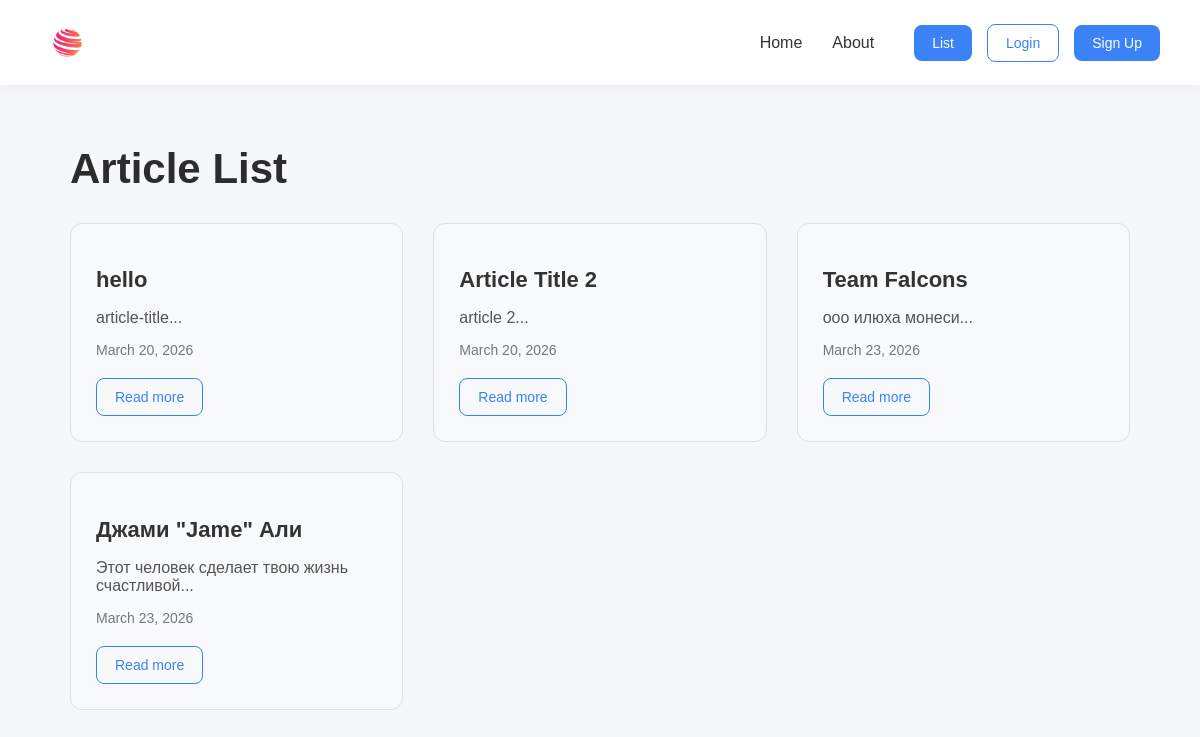
The app's page /, older data.
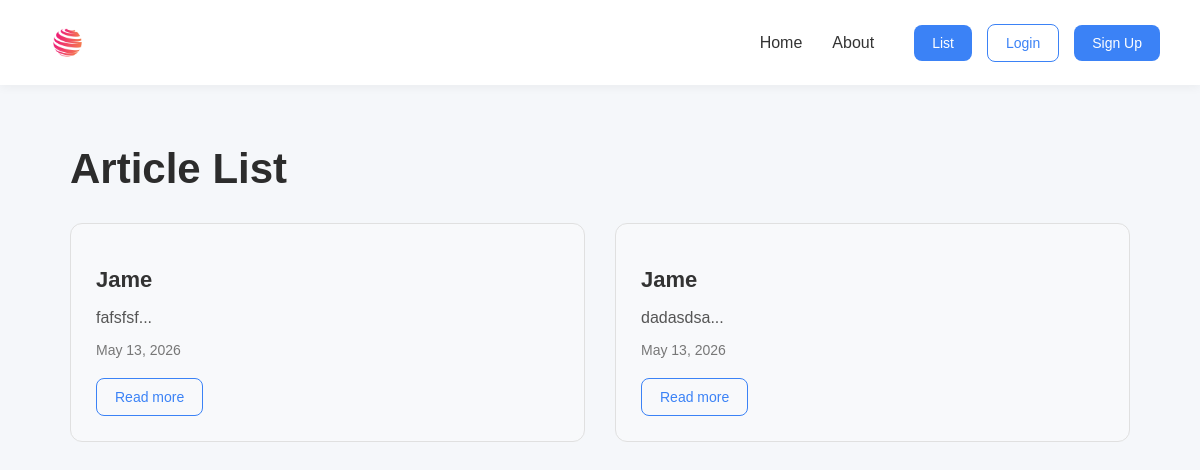
The same page, newer data.
### articles/models.py (models this page shows, shortened)
class Article(models.Model):
    title = models.CharField(max_length=200)
    slug = models.SlugField()
    body = models.TextField()
    date = models.DateField(auto_now_add=True)
    thumbnail = models.ImageField(upload_to='articles/', blank=True)
    author = models.ForeignKey(User, default=None, on_delete=models.CASCADE)
    def snippet(self):
        return self.body[0:50] + '...'

### articles/views.py (the view)
# urls.py: path('', views.article_list, name='list'),
def article_list(request):
    articles = Article.objects.all().order_by("date");
    return render(request, "articles/article_list.html", {'articles': articles})

### articles/templates/articles/article_list.html (shortened to what this page needs)
{% extends "base_layout.html" %}
{% block content %}
<div class="container">
    <h1 class="page-title">Article List</h1>
    <div class="articles-grid">
        {% for element in articles %}
            <div class="article-card-list">
                <h2 class="article-title-list">
                    {{ element.title }}
                </h2>
                <p class="article-snippet">
                    {{ element.snippet }}
                </p>
                <p class="article-date">
                    {{ element.date }}
                </p>
                <a href="{% url 'articles:article_detail' slug=element.slug %}" class="btn btn-outline">
                    Read more
                </a>
            </div>
        {% endfor %}
    </div>
</div>
{% endblock %}

### templates/base_layout.html (shortened to what this page needs)
{% load static %}
<html lang="en">
<head>
    <link rel="stylesheet" href="{% static 'css/style.css' %}">
    <link rel="stylesheet" href="{% static 'css/article.css' %}">
</head>
<body>
<header>
    <div class="logo">
        <a href="{% url 'homepage' %}">
            <img src="{% static 'logo1.png' %}" alt="logo">
        </a>
    </div>
    <nav class="nav" id="nav">
        <ul class="nav-menu">
            <li><a href="{% url 'homepage' %}">Home</a></li>
            <li><a href="{% url 'about' %}">About</a></li>
        </ul>
        <div class="auth-block">
            <a href="{% url 'homepage' %}" class="btn btn-primary">List</a>
            {% if user.is_authenticated %}
                <span class="username">Привет, {{ user.username }}!</span>
                <form action="{% url 'accounts:logout' %}" method="post">
                    {% csrf_token %}
                    <button type="submit" class="btn btn-danger">Logout</button>
                </form>
            {% else %}
                <a href="{% url 'accounts:login' %}" class="btn btn-outline">Login</a>
                <a href="{% url 'accounts:signup' %}" class="btn btn-primary">Sign Up</a>
            {% endif %}
        </div>
    </nav>
</header>
{% block content %}
{% endblock %}
</body>
</html>

### static/css/style.css (style rules this page uses)
* { box-sizing: border-box; }
body { margin: 0; font-family: Arial, Helvetica, sans-serif; background-color: #f5f7fa; color: #333; }
header { display: flex; align-items: center; justify-content: space-between; padding: 15px 40px; background: #fff; box-shadow: 0 2px 10px rgba(0,0,0,0.05); position: relative; }
.logo img { height: 55px; }
.nav { display: flex; align-items: center; gap: 40px; }
.nav-menu { list-style: none; display: flex; gap: 30px; margin: 0; padding: 0; }
.nav-menu a { text-decoration: none; color: #333; font-weight: 500; transition: 0.3s; }
.auth-block { display: flex; align-items: center; gap: 15px; }
.btn { display: inline-block; padding: 10px 18px; border-radius: 8px; font-size: 14px; font-weight: 500; text-decoration: none; border: none; cursor: pointer; transition: all 0.25s ease; }
.btn-primary { background: #3b82f6; color: #fff; }
.btn-outline { background: transparent; border: 1px solid #3b82f6; color: #3b82f6; }

### static/css/article.css (style rules this page uses)
.container { max-width: 1100px; margin: 60px auto; padding: 0 20px; }
.page-title { font-size: 42px; font-weight: 600; margin-bottom: 30px; color: #2c2c2c; }
.articles-grid { display: grid; grid-template-columns: repeat(auto-fit, minmax(320px, 1fr)); gap: 30px; }
.article-card-list { background: #f8f9fb; border: 1px solid #e0e0e0; border-radius: 12px; padding: 25px; transition: 0.3s ease; }
.article-title-list { font-size: 22px; margin-bottom: 10px; }
.article-snippet { color: #555; margin-bottom: 15px; }
.article-date { color: #777; font-size: 14px; margin-bottom: 20px; }

Row changes from the older to the newer data that the page shows:
removed Article: title "hello", snippet "article-title...", date "March 20, 2026"
removed Article: title "Article Title 2", snippet "article 2...", date "March 20, 2026"
removed Article: title "Team Falcons", snippet "ооо илюха монеси...", date "March 23, 2026"
removed Article: title "Джами \"Jame\" Али", snippet "Этот человек сделает твою жизнь счастливой...", date "March 23, 2026"
added Article: title "Jame", snippet "fafsfsf...", date "May 13, 2026"
added Article: title "Jame", snippet "dadasdsa...", date "May 13, 2026"
